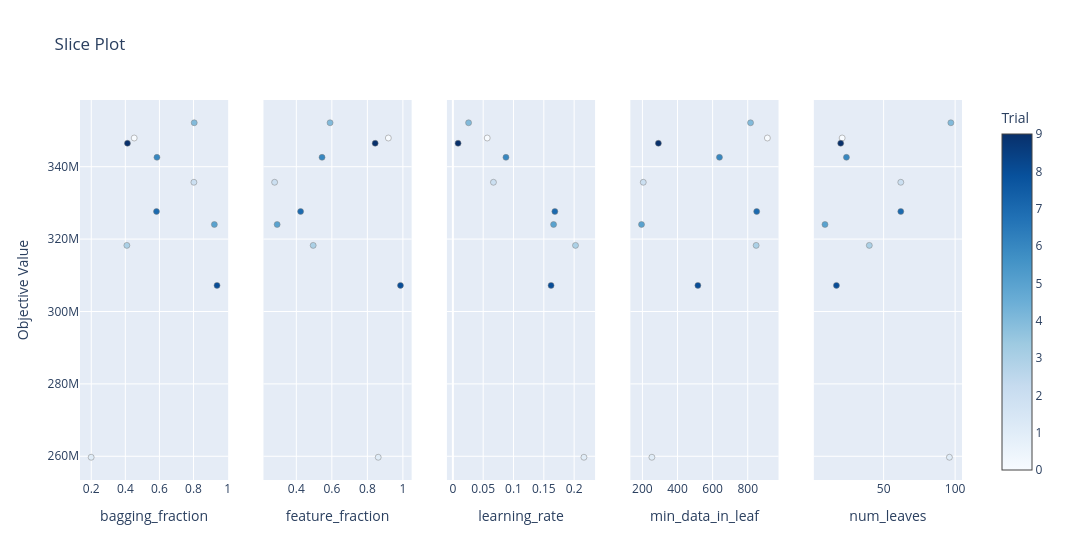

The code cell stored with this chart in its notebook:
### Markdown cell above
El **learning rate** es un parámetro que tiene que ir acompañado por más árboles.

### Code cell
plot_slice(study)

### Figure 1 — Plotly figure (JSON) as saved in the notebook; plotly's stock layout.template omitted (floating-point values rounded to 4 significant figures)
{"data": [{"marker": {"color": [0, 1, 2, 3, 4, 5, 6, 7, 8, 9], "colorbar": {"title": {"text": "Trial"}, "x": 1, "xpad": 40}, "colorscale": [[0, "rgb(247,251,255)"], [0.125, "rgb(222,235,247)"], [0.25, "rgb(198,219,239)"], [0.375, "rgb(158,202,225)"], [0.5, "rgb(107,174,214)"], [0.625, "rgb(66,146,198)"], [0.75, "rgb(33,113,181)"], [0.875, "rgb(8,81,156)"], [1, "rgb(8,48,107)"]], "line": {"color": "Grey", "width": 0.5}, "showscale": true}, "mode": "markers", "name": "Feasible Trial", "showlegend": false, "type": "scatter", "x": [0.4519, 0.1993, 0.8022, 0.4089, 0.8041, 0.9223, 0.5854, 0.5827, 0.9379, 0.4123], "xaxis": "x", "y": [347900000.0, 259700000.0, 335700000.0, 318300000.0, 352100000.0, 324000000.0, 342595000, 327635000, 307200000.0, 346500000.0], "yaxis": "y"}, {"marker": {"color": [0, 1, 2, 3, 4, 5, 6, 7, 8, 9], "colorbar": {"title": {"text": "Trial"}, "x": 1, "xpad": 40}, "colorscale": [[0, "rgb(247,251,255)"], [0.125, "rgb(222,235,247)"], [0.25, "rgb(198,219,239)"], [0.375, "rgb(158,202,225)"], [0.5, "rgb(107,174,214)"], [0.625, "rgb(66,146,198)"], [0.75, "rgb(33,113,181)"], [0.875, "rgb(8,81,156)"], [1, "rgb(8,48,107)"]], "line": {"color": "Grey", "width": 0.5}, "showscale": false}, "mode": "markers", "name": "Feasible Trial", "showlegend": false, "type": "scatter", "x": [0.918, 0.861, 0.2777, 0.4949, 0.59, 0.292, 0.5447, 0.4241, 0.9863, 0.8439], "xaxis": "x2", "y": [347900000.0, 259700000.0, 335700000.0, 318300000.0, 352100000.0, 324000000.0, 342595000, 327635000, 307200000.0, 346500000.0], "yaxis": "y2"}, {"marker": {"color": [0, 1, 2, 3, 4, 5, 6, 7, 8, 9], "colorbar": {"title": {"text": "Trial"}, "x": 1, "xpad": 40}, "colorscale": [[0, "rgb(247,251,255)"], [0.125, "rgb(222,235,247)"], [0.25, "rgb(198,219,239)"], [0.375, "rgb(158,202,225)"], [0.5, "rgb(107,174,214)"], [0.625, "rgb(66,146,198)"], [0.75, "rgb(33,113,181)"], [0.875, "rgb(8,81,156)"], [1, "rgb(8,48,107)"]], "line": {"color": "Grey", "width": 0.5}, "showscale": false}, "mode": "markers", "name": "Feasible Trial", "showlegend": false, "type": "scatter", "x": [0.05664, 0.2161, 0.0669, 0.2022, 0.02591, 0.1661, 0.08756, 0.1682, 0.1619, 0.008577], "xaxis": "x3", "y": [347900000.0, 259700000.0, 335700000.0, 318300000.0, 352100000.0, 324000000.0, 342595000, 327635000, 307200000.0, 346500000.0], "yaxis": "y3"}, {"marker": {"color": [0, 1, 2, 3, 4, 5, 6, 7, 8, 9], "colorbar": {"title": {"text": "Trial"}, "x": 1, "xpad": 40}, "colorscale": [[0, "rgb(247,251,255)"], [0.125, "rgb(222,235,247)"], [0.25, "rgb(198,219,239)"], [0.375, "rgb(158,202,225)"], [0.5, "rgb(107,174,214)"], [0.625, "rgb(66,146,198)"], [0.75, "rgb(33,113,181)"], [0.875, "rgb(8,81,156)"], [1, "rgb(8,48,107)"]], "line": {"color": "Grey", "width": 0.5}, "showscale": false}, "mode": "markers", "name": "Feasible Trial", "showlegend": false, "type": "scatter", "x": [912, 254, 205, 848, 816, 195, 639, 851, 516, 291], "xaxis": "x4", "y": [347900000.0, 259700000.0, 335700000.0, 318300000.0, 352100000.0, 324000000.0, 342595000, 327635000, 307200000.0, 346500000.0], "yaxis": "y4"}, {"marker": {"color": [0, 1, 2, 3, 4, 5, 6, 7, 8, 9], "colorbar": {"title": {"text": "Trial"}, "x": 1, "xpad": 40}, "colorscale": [[0, "rgb(247,251,255)"], [0.125, "rgb(222,235,247)"], [0.25, "rgb(198,219,239)"], [0.375, "rgb(158,202,225)"], [0.5, "rgb(107,174,214)"], [0.625, "rgb(66,146,198)"], [0.75, "rgb(33,113,181)"], [0.875, "rgb(8,81,156)"], [1, "rgb(8,48,107)"]], "line": {"color": "Grey", "width": 0.5}, "showscale": false}, "mode": "markers", "name": "Feasible Trial", "showlegend": false, "type": "scatter", "x": [21, 96, 62, 40, 97, 9, 24, 62, 17, 20], "xaxis": "x5", "y": [347900000.0, 259700000.0, 335700000.0, 318300000.0, 352100000.0, 324000000.0, 342595000, 327635000, 307200000.0, 346500000.0], "yaxis": "y5"}], "layout": {"title": {"text": "Slice Plot"}, "width": 1500, "xaxis": {"anchor": "y", "domain": [0, 0.168], "title": {"text": "bagging_fraction"}}, "xaxis2": {"anchor": "y2", "domain": [0.208, 0.376], "title": {"text": "feature_fraction"}}, "xaxis3": {"anchor": "y3", "domain": [0.416, 0.584], "title": {"text": "learning_rate"}}, "xaxis4": {"anchor": "y4", "domain": [0.624, 0.792], "title": {"text": "min_data_in_leaf"}}, "xaxis5": {"anchor": "y5", "domain": [0.832, 1], "title": {"text": "num_leaves"}}, "yaxis": {"anchor": "x", "domain": [0, 1], "title": {"text": "Objective Value"}}, "yaxis2": {"anchor": "x2", "domain": [0, 1], "matches": "y", "showticklabels": false}, "yaxis3": {"anchor": "x3", "domain": [0, 1], "matches": "y", "showticklabels": false}, "yaxis4": {"anchor": "x4", "domain": [0, 1], "matches": "y", "showticklabels": false}, "yaxis5": {"anchor": "x5", "domain": [0, 1], "matches": "y", "showticklabels": false}}}
